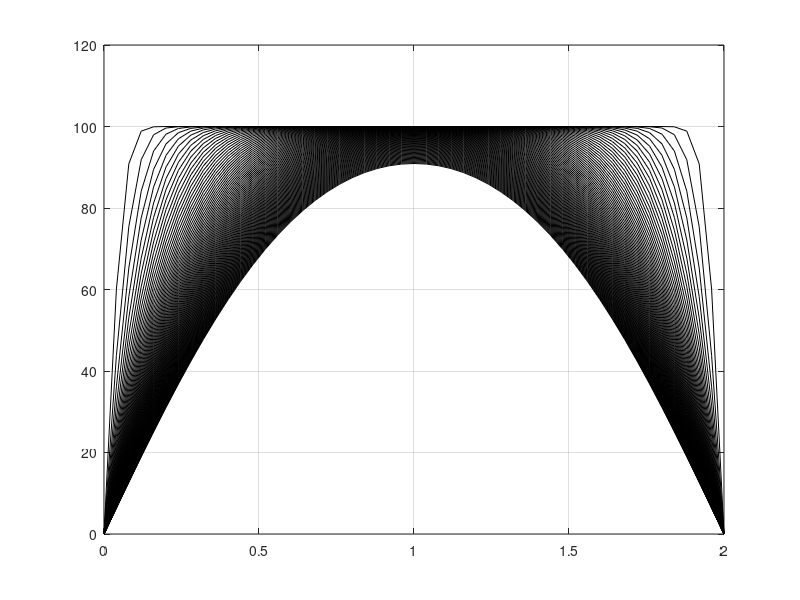

Write MATLAB code to recreate this figure. (Note: this script raises an error after producing the figure.)
%% ME 3001 - Mechanical Engineering Analysis
%
% Tristan Hill - Modified from Dr. Han - summer 2014
%                Modified again        - spring 2015
%                Modified again        - summer 2016
% Solving Linear, 2nd order Partial Differential Equations
% using Separation of Variables and the Fourier Series 
%
% Example: 1D Transient Conduction 
%%

clc
close all
clear all

% figure(2)
% % Create push button - Welcome button
%     bstr=sprintf('TTU ME30001');
%     btn = uicontrol('Style', 'pushbutton', 'String',bstr,...
%         'FontSize',20,...
%         'Position', [0 20 0 20],...
%         'Callback', @btn_cb);  
% 

   

% define global variables

global L n dx x alpha M dt 

T0=0;
Tl=0;

L=2; %length of solid
n=50;%number of divisions
dx=L/n;%increment of x dimension,(m) 
x=0:dx:L;%x-coordinate

k=400; %conductivity of copper (wire)
cp=400; %specific heat
ro=8000; %density
alpha=sqrt(k/(ro*cp));

M=100; %inital temp

plotT=[]; %store T for ploting afterwards

prof_inc=10; %time between temp profiles

dt=1;
tfinal=1000;
idx=1;

for t=0:dt:tfinal
    sum=0;
    for n=1:100
        sum=sum+(1/n)*(1-cos(n*pi))*sin(n*pi*x/L)*exp(-(alpha*n*pi/L)^2*t);
    end
    
    T=2*M/pi*sum;

    if mod(idx,prof_inc)==0   %plot the temp profile every 50 timesteps
        plotT=[plotT; T]; %save T
    end    
    
    idx=idx+1;
end

%% initialize the graphics
a=axes('xlim',[0,L],'ylim',[-2,M]);
% plot the temp profiles
plot(x,plotT,'k');hold on

grid on
l=line(0,0,...
    'userdata',0,...
    'marker','.',...
    'color','red',...
    'markersize',2,...
    'linestyle','-');   
    
colors=colormap('hot');
% node_colors=round(mapminmax(plotT,1,64));    
    
%% setup the timer callback function 
dt=dt/10
th=timer;
th.TimerFcn={@tcb_transient1D,l};
th.StopFcn={@tcb_stop};
set(th,...
    'period',dt,...
    'TasksToExecute', round(tfinal/dt),...
    'executionmode','fixedrate');
start(th);



